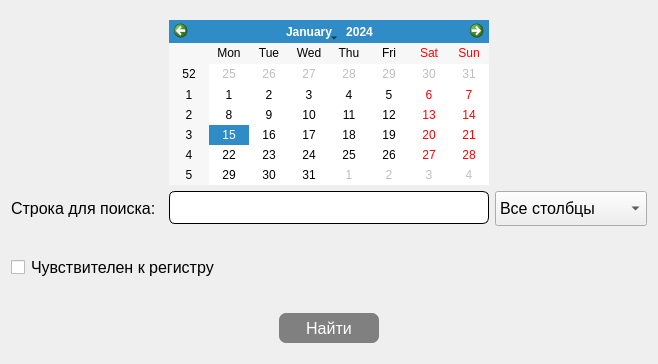
<?xml version="1.0" encoding="UTF-8"?>
<ui version="4.0">
 <class>Dialog</class>
 <widget class="QDialog" name="Dialog">
  <property name="geometry">
   <rect>
    <x>0</x>
    <y>0</y>
    <width>658</width>
    <height>364</height>
   </rect>
  </property>
  <property name="minimumSize">
   <size>
    <width>0</width>
    <height>0</height>
   </size>
  </property>
  <property name="sizeIncrement">
   <size>
    <width>0</width>
    <height>0</height>
   </size>
  </property>
  <property name="windowTitle">
   <string>Поиск</string>
  </property>
  <property name="styleSheet">
   <string notr="true">#search_btn{
	border-radius: 7px;
	background-color: gray;
	color: white;
	margin-top: 30px;
}

#search_btn:hover{
	background-color: lightgray;
	color: black;
}</string>
  </property>
  <layout class="QGridLayout" name="gridLayout_2">
   <item row="1" column="0">
    <layout class="QGridLayout" name="gridLayout">
     <item row="1" column="2">
      <widget class="QComboBox" name="search_list">
       <property name="minimumSize">
        <size>
         <width>0</width>
         <height>35</height>
        </size>
       </property>
       <property name="font">
        <font>
         <pointsize>12</pointsize>
        </font>
       </property>
       <item>
        <property name="text">
         <string>Все столбцы</string>
        </property>
       </item>
       <item>
        <property name="text">
         <string>ID</string>
        </property>
       </item>
       <item>
        <property name="text">
         <string>Приоритет</string>
        </property>
       </item>
       <item>
        <property name="text">
         <string>Задолжник</string>
        </property>
       </item>
       <item>
        <property name="text">
         <string>Сумма</string>
        </property>
       </item>
       <item>
        <property name="text">
         <string>Описание</string>
        </property>
       </item>
       <item>
        <property name="text">
         <string>Дата</string>
        </property>
       </item>
      </widget>
     </item>
     <item row="1" column="1" alignment="Qt::AlignTop">
      <widget class="QLineEdit" name="search_text">
       <property name="maximumSize">
        <size>
         <width>320</width>
         <height>16777215</height>
        </size>
       </property>
       <property name="font">
        <font>
         <pointsize>12</pointsize>
        </font>
       </property>
       <property name="styleSheet">
        <string notr="true">border-radius: 6px;
border: 1px solid black;
padding: 5px</string>
       </property>
      </widget>
     </item>
     <item row="1" column="0">
      <widget class="QLabel" name="label">
       <property name="font">
        <font>
         <pointsize>12</pointsize>
        </font>
       </property>
       <property name="text">
        <string>Строка для поиска:</string>
       </property>
      </widget>
     </item>
     <item row="3" column="1" alignment="Qt::AlignHCenter">
      <widget class="QPushButton" name="search_btn">
       <property name="minimumSize">
        <size>
         <width>100</width>
         <height>40</height>
        </size>
       </property>
       <property name="maximumSize">
        <size>
         <width>100</width>
         <height>16777215</height>
        </size>
       </property>
       <property name="sizeIncrement">
        <size>
         <width>0</width>
         <height>40</height>
        </size>
       </property>
       <property name="font">
        <font>
         <pointsize>12</pointsize>
        </font>
       </property>
       <property name="cursor">
        <cursorShape>PointingHandCursor</cursorShape>
       </property>
       <property name="styleSheet">
        <string notr="true">height: 30px; width: 50px;</string>
       </property>
       <property name="text">
        <string>Найти</string>
       </property>
      </widget>
     </item>
     <item row="2" column="0" colspan="2">
      <widget class="QCheckBox" name="search_case">
       <property name="font">
        <font>
         <pointsize>12</pointsize>
        </font>
       </property>
       <property name="styleSheet">
        <string notr="true">margin-top: 25px;</string>
       </property>
       <property name="text">
        <string>Чувствителен к регистру</string>
       </property>
      </widget>
     </item>
     <item row="0" column="1">
      <widget class="QCalendarWidget" name="calendar">
       <property name="maximumSize">
        <size>
         <width>320</width>
         <height>165</height>
        </size>
       </property>
       <property name="gridVisible">
        <bool>false</bool>
       </property>
       <property name="navigationBarVisible">
        <bool>true</bool>
       </property>
      </widget>
     </item>
    </layout>
   </item>
  </layout>
 </widget>
 <resources/>
 <connections/>
</ui>
